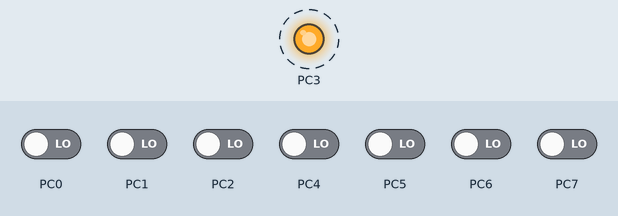
A program run on a simulated ATmega328P, built with avr-gcc and emulated at 16 MHz. On the bench: output pins drawn as LEDs (lit = HIGH). Dashed ring = blinking. Inputs (shaded band) come from the test bench; at power-on: PC0–2, PC4–7 LOW.

Above: at 0.5 s.
Timing chart, 0 to 4.6 s (numbered marks = the images above):
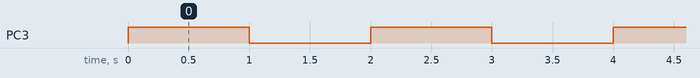

The program:

main.c
```c
/**************************************************************************************
 *
 * @file	main.c
 *
 * @author	Steven Hulshof
 *
 * @date	31-05-2016
 *
 * @brief	Main test program for atmega libs.
 *
 *************************************************************************************/

#define F_CPU 16000000UL

#include <util/delay.h>
#include "lib/sys/io_ports.h"

int main(void) {

	ioInitStructure_t ioInitStructure = {
		.pin	= IO_PIN_3,
		.PORT	= &PORTC,
		.mode	= IO_MODE_OUTPUT
	}; IO_init(&ioInitStructure);

    while(TRUE) {

		IO_toggleBit(&PORTC, IO_PIN_3);
		_delay_ms(1000);
	}
}
```

io_ports.c
```c
/**********************************************************************************//**
 *
 * @file	io_ports.c
 *
 * @author	Steven Hulshof
 *
 * @date	31-05-2016
 *
 * @brief	Functions for manipulating I/O-ports.
 *
 * This file contains functions to manipulate the I/O-ports of the ATmega.
 * Configure the I/O-ports with the ioInitStructure to set I/O-port usage. I/O-pins
 * can be set, reset, toggled and read.
 *
 *************************************************************************************/

/**************************************************************************************
 * INCLUDES
 *************************************************************************************/
#include "io_ports.h"

/**************************************************************************************
 * FUNCTION
 *************************************************************************************/
void IO_init(ioInitStructure_t *ioInitStructure) {

	// Locate DDR register.
	ioRegister8_t *DDR = ioInitStructure->PORT-1;

	// Reset bit values.
	*DDR &= ~ioInitStructure->pin;
	*ioInitStructure->PORT &= ~ioInitStructure->pin;

	// Exit function on High Impedance.
	if(ioInitStructure->mode == IO_MODE_HI_Z)
		return;

	// Set pin mode.
	*DDR |= ioInitStructure->pin * ioInitStructure->mode;
	*ioInitStructure->PORT |=	ioInitStructure->pin *
								((~ioInitStructure->mode) & 0x01);
}

void IO_setBit(ioRegister8_t *PORT, ioPin8_t pin) {

	// Set bit.
	*PORT |= pin;
}

void IO_resetBit(ioRegister8_t *PORT, ioPin8_t pin) {

	// Reset bit.
	*PORT &= ~pin;
}

void IO_toggleBit(ioRegister8_t *PORT, ioPin8_t pin) {

	// Locate PIN register.
	ioRegister8_t *PIN = PORT-2;

	// Toggle bit.
	*PIN |= pin;
}

bool_t IO_readBit(ioRegister8_t *PORT, ioPin8_t pin) {

	// Locate PIN register.
	ioRegister8_t *PIN = PORT-2;

	// Read bit value.
	bool_t bitValue = (bool_t) (*PIN >> (uint8_t)(log10(pin)/log10(2))) & 0x01;

	return bitValue;
}
/* EOF: io_ports.c */
```

io_ports.h
```c
/**********************************************************************************//**
 *
 * @file	io_ports.h
 *
 * @author	Steven Hulshof
 *
 * @date	31-05-2016
 *
 * @brief	Functions for manipulating I/O-ports.
 *
 * This file contains functions to manipulate the I/O-ports of the ATmega.
 * Configure the I/O-ports with the ioInitStructure to set I/O-port usage. I/O-pins
 * can be set, reset, toggled and read.
 *
 * @code{.c}
 * #include <util/delay.h>
 * #include "lib/sys/io_ports.h"
 *
 * // Led output on PORTC
 * const ioPin_t ledR = IO_PIN_3;
 * const ioPin_t ledG = IO_PIN_4;
 *
 * // Button input on PORTB
 * const ioPin_t button = IO_PIN_4;
 *
 * int main(void) {
 *
 *	ioInitStructure_t output = {
 *		.pin	= ledR | ledG,
 *		.port	= &PORTC,
 *		.mode	= IO_MODE_OUTPUT
 *	}; IO_init(&output);
 *
 *	ioInitStructure_t input = {
 *		.pin	= button,
 *		.port	= &PORTB,
 *		.mode	= IO_MODE_INPUT
 *	}; IO_init(&button);
 *
 *	while(TRUE) {
 *
 *		if(IO_readBit(&input.port, button) == TRUE) {
 *			IO_resetBit(&output.port, ledR);
 *			IO_setBit(&output.port, ledG);
 *		} else {
 *			IO_setBit(&output.port, ledR);
 *			IO_resetBit(&output.port, ledG);
 *		}
 *	}
 * }
 * @endcode
 *************************************************************************************/

#ifndef IO_PORTS_H_
#define IO_PORTS_H_

/**************************************************************************************
 * INCLUDES
 *************************************************************************************/
#include "system.h"

/**************************************************************************************
 * TYPEDEFS
 *************************************************************************************/
/** @brief	I/O-pin data type. */
typedef uint8_t	ioPin8_t;
/** @brief	I/O-mode data type. */
typedef uint8_t	ioMode8_t;
/** @brief	I/O-register data type. */
typedef volatile uint8_t ioRegister8_t;

/**************************************************************************************
 * ENUMS
 *************************************************************************************/
/** @brief	I/O-port pins. */
enum {
	IO_PIN_0 = 0x01,
	IO_PIN_1 = 0x02,
	IO_PIN_2 = 0x04,
	IO_PIN_3 = 0x08,
	IO_PIN_4 = 0x10,
	IO_PIN_5 = 0x20,
	IO_PIN_6 = 0x40,
	IO_PIN_7 = 0x80,
};

/** @brief	I/O-pin modes. */
enum {
	IO_MODE_INPUT	= 0x00,
	IO_MODE_OUTPUT	= 0x01,
	IO_MODE_HI_Z	= 0x02
};

/**************************************************************************************
 * DATA STRUCTURES
 *************************************************************************************/
/** @brief	I/O initialization structure */
typedef struct {
	/** @brief	I/O-pin number. */
	ioPin8_t	pin;
	/** @brief	I/O-pin mode. */
	ioMode8_t mode;
	/** @brief	Pointer to the I/O-PORT register. */
	ioRegister8_t *PORT;
} ioInitStructure_t;

/**************************************************************************************
 * FUNCTION PROTOTYPES
 *************************************************************************************/
/**
 * @brief	I/O-ports initialization.
 *
 * Initializes DDR, PIN and PORT registers to the specified configuration.
 *
 * @param	ioInitStructure	Pointer to I/O-ports initialization structure.
 */
void IO_init(ioInitStructure_t *ioInitStructure);

/**
 * @brief	Set I/O-pin high.
 *
 * Set pin bit in PORT register to 1. Resulting in a 1 on the I/O-pin.
 *
 * @param	PORT	Pointer to the I/O-PORT register.
 * @param	pin		I/O-pin number.
 */
void IO_setBit(ioRegister8_t *PORT, ioPin8_t pin);

/**
 * @brief	Set I/O-pin low.
 *
 * Set pin bit in PORT register to 0. Resulting in a 0 on the I/O-pin.
 *
 * @param	PORT	Pointer to the I/O-PORT register.
 * @param	pin		I/O-pin number.
 */
void IO_resetBit(ioRegister8_t *PORT, ioPin8_t pin);

/**
 * @brief	Toggle I/O-pin.
 *
 * Write 1 to PIN register. Resulting in a toggle on the I/O-pin.
 *
 * @param	PORT	Pointer to the I/O-PORT register.
 * @param	pin		I/O-pin number.
 */
void IO_toggleBit(ioRegister8_t *PORT, ioPin8_t pin);

/**
 * @brief	Read I/O-pin.
 *
 * Read PIN register. Resulting in a pin read out. Returns 1 or 0.
 *
 * @param	PORT	Pointer to the I/O-PORT register.
 * @param	pin		I/O-pin number.
 *
 * @return	State of the I/O-pin.
 */
bool_t IO_readBit(ioRegister8_t *PORT, ioPin8_t pin);

#endif /* IO_PORTS_H_ */
/* EOF: io_ports.h */
```

system.h
```c
/**********************************************************************************//**
 *
 * @file	system.h
 *
 * @author	Steven Hulshof
 *
 * @date	31-05-2016
 *
 * @brief	Contains system definitions.
 *
 * Describes system includes, typedefs, enums.
 *
 *************************************************************************************/

#ifndef SYSTEM_H
#define SYSTEM_H

/**************************************************************************************
 * INCLUDES
 *************************************************************************************/
#include <stdint.h>
#include <math.h>
#include <avr/io.h>

/**************************************************************************************
 * TYPEDEFS
 *************************************************************************************/
/** @brief	Boolean data type. */
typedef _Bool bool_t;

/**************************************************************************************
 * ENUMS
 *************************************************************************************/
/** @brief	Boolean true and false. */
enum {
	FALSE =	(bool_t)	0,
	TRUE =	(bool_t)	1
};

#endif /* SYSTEM_H */
/* EOF: system.h */
```

Measured:
- by itself, PC3: alternates HIGH for 1.0 s and LOW for 1.0 s
